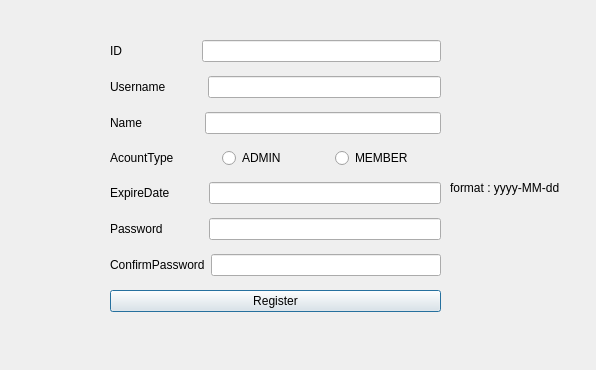
<?xml version="1.0" encoding="UTF-8"?>
<ui version="4.0">
 <class>Window_RegisterNewAccount</class>
 <widget class="QDialog" name="Window_RegisterNewAccount">
  <property name="geometry">
   <rect>
    <x>0</x>
    <y>0</y>
    <width>596</width>
    <height>370</height>
   </rect>
  </property>
  <property name="windowTitle">
   <string>Dialog</string>
  </property>
  <widget class="QLabel" name="label">
   <property name="geometry">
    <rect>
     <x>450</x>
     <y>180</y>
     <width>181</width>
     <height>16</height>
    </rect>
   </property>
   <property name="text">
    <string>format : yyyy-MM-dd</string>
   </property>
  </widget>
  <widget class="QWidget" name="">
   <property name="geometry">
    <rect>
     <x>110</x>
     <y>32</y>
     <width>331</width>
     <height>291</height>
    </rect>
   </property>
   <layout class="QVBoxLayout" name="verticalLayout">
    <item>
     <layout class="QHBoxLayout" name="horizontalLayout_6">
      <item>
       <widget class="QLabel" name="label_2">
        <property name="text">
         <string>ID                      </string>
        </property>
       </widget>
      </item>
      <item>
       <widget class="QLineEdit" name="lineEdit_ID"/>
      </item>
     </layout>
    </item>
    <item>
     <layout class="QHBoxLayout" name="horizontalLayout">
      <item>
       <widget class="QLabel" name="label_Family">
        <property name="text">
         <string>Username           </string>
        </property>
       </widget>
      </item>
      <item>
       <widget class="QLineEdit" name="lineEdit_Username"/>
      </item>
     </layout>
    </item>
    <item>
     <layout class="QHBoxLayout" name="horizontalLayout_2">
      <item>
       <widget class="QLabel" name="label_Name">
        <property name="text">
         <string>Name                 </string>
        </property>
       </widget>
      </item>
      <item>
       <widget class="QLineEdit" name="lineEdit_Name">
        <property name="enabled">
         <bool>true</bool>
        </property>
       </widget>
      </item>
     </layout>
    </item>
    <item>
     <layout class="QHBoxLayout" name="horizontalLayout_3">
      <item>
       <widget class="QLabel" name="label_AccountType">
        <property name="text">
         <string>AcountType</string>
        </property>
       </widget>
      </item>
      <item>
       <widget class="QRadioButton" name="radioButton_Admin">
        <property name="text">
         <string>ADMIN</string>
        </property>
       </widget>
      </item>
      <item>
       <widget class="QRadioButton" name="radioButton_Member">
        <property name="text">
         <string>MEMBER</string>
        </property>
       </widget>
      </item>
     </layout>
    </item>
    <item>
     <layout class="QHBoxLayout" name="horizontalLayout_4">
      <item>
       <widget class="QLabel" name="label_ExpireDate">
        <property name="text">
         <string>ExpireDate          </string>
        </property>
       </widget>
      </item>
      <item>
       <widget class="QLineEdit" name="lineEdit_ExpireDate"/>
      </item>
     </layout>
    </item>
    <item>
     <layout class="QHBoxLayout" name="horizontalLayout_5">
      <item>
       <widget class="QLabel" name="label_Password">
        <property name="text">
         <string>Password            </string>
        </property>
       </widget>
      </item>
      <item>
       <widget class="QLineEdit" name="lineEdit_Password"/>
      </item>
     </layout>
    </item>
    <item>
     <layout class="QHBoxLayout" name="horizontalLayout_7">
      <item>
       <widget class="QLabel" name="label_ConfirmPassword">
        <property name="text">
         <string>ConfirmPassword</string>
        </property>
       </widget>
      </item>
      <item>
       <widget class="QLineEdit" name="lineEdit_ConfirmPassword"/>
      </item>
     </layout>
    </item>
    <item>
     <widget class="QPushButton" name="pushButton_Register">
      <property name="text">
       <string>Register</string>
      </property>
     </widget>
    </item>
   </layout>
  </widget>
 </widget>
 <resources/>
 <connections/>
</ui>
